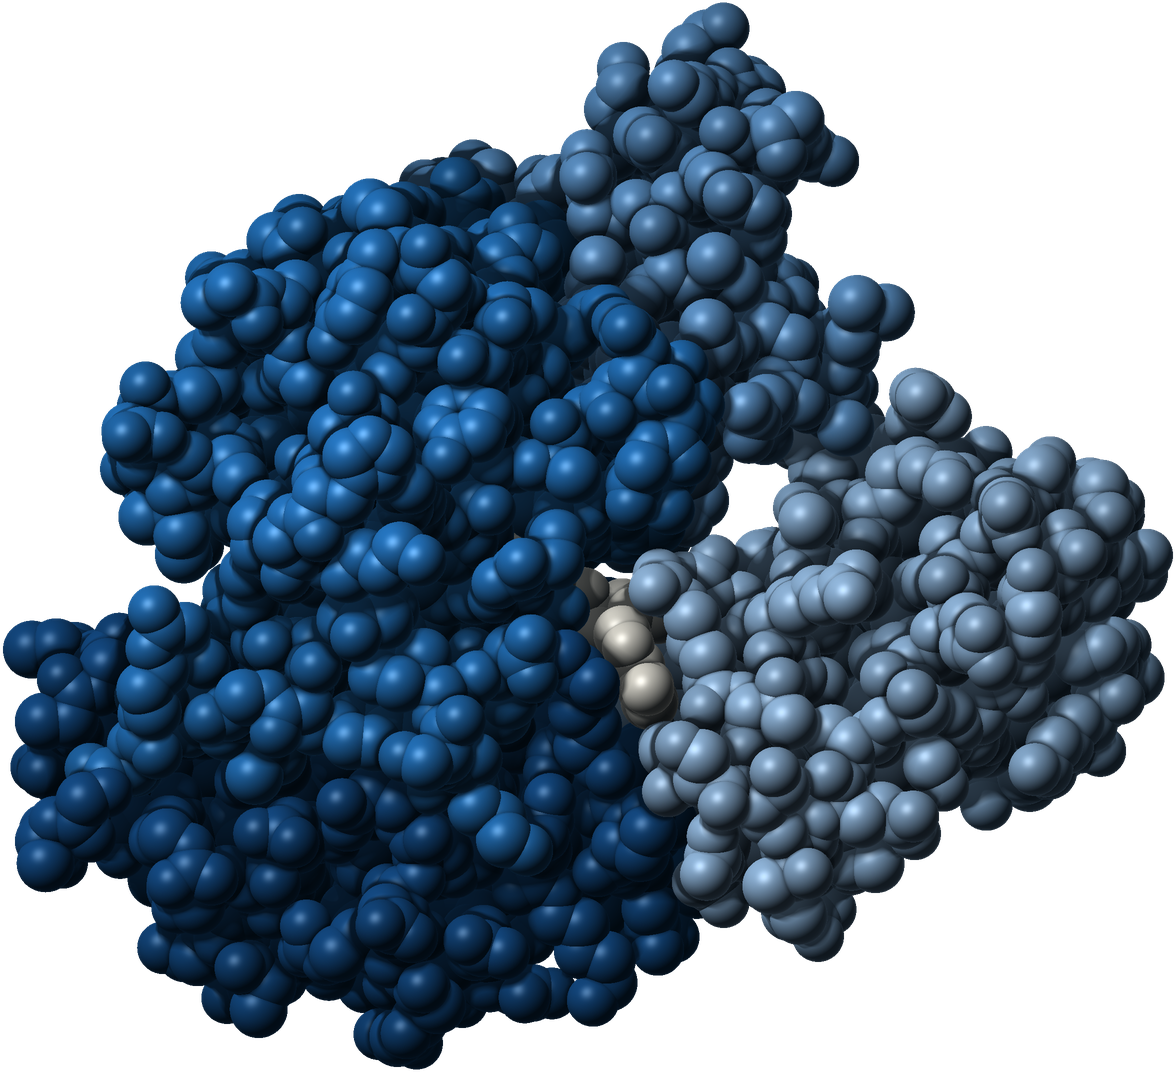

Reproduce this figure in Python.
#!/usr/bin/env python3
"""Render the hero: a space-filling model of human Hsp70, the protein Radiance's antibody RB-203 targets on tumor cells:
the Hsp70 ATPase (nucleotide-binding) domain with bound ADP, PDB 1S3X, 1.84 A crystal structure (Sriram et al.).
Shaded like a material model (Lambert + rim + specular + depth-based ambient occlusion); the four subdomains in tints
and shades of the Radiance logo blue (#2471b9), ADP in a neutral ivory; transparent ground. Output: hsp70.png (RGBA)."""
import numpy as np, pathlib, sys
from PIL import Image, ImageFilter
def _box(a,r,ax):
    a=np.moveaxis(a,ax,0);p=np.concatenate([np.repeat(a[:1],r+1,0),a,np.repeat(a[-1:],r,0)]);c=np.cumsum(p,0)
    return np.moveaxis((c[2*r+1:]-c[:-2*r-1])/(2*r+1),0,ax)
def gaussian_filter(a,s):
    r=max(1,int(s*0.9))
    for _ in range(3): a=_box(_box(a,r,0),r,1)
    return a
H = pathlib.Path(__file__).resolve().parent
R = {'C':1.70,'N':1.55,'O':1.52,'P':1.80,'S':1.80}
xyz=[];el=[];bb=[];res=[]
for l in open(H/'1s3x.pdb'):
    if (l.startswith('ATOM') or (l.startswith('HETATM') and l[17:20].strip()=='ADP')) and l[16] in ' A':
        e=l[76:78].strip() or l[12:14].strip()[0]
        if e not in R: continue
        n=l[12:16].strip()
        xyz.append([float(l[30:38]),float(l[38:46]),float(l[46:54])]);el.append(e)
        bb.append(l[17:20].strip()=='ADP')
        res.append(int(l[22:26]))
X=np.array(xyz);X-=X.mean(0)
# principal axes: view along the least-variance axis so the L lies flat to the camera
w,v=np.linalg.eigh(np.cov(X.T));V=v[:,::-1];P=X@V
def rot(a,ax):
    c,s=np.cos(a),np.sin(a)
    return {'x':np.array([[1,0,0],[0,c,-s],[0,s,c]]),'y':np.array([[c,0,s],[0,1,0],[-s,0,c]]),'z':np.array([[c,-s,0],[s,c,0],[0,0,1]])}[ax]
ang=[float(a) for a in (sys.argv[1:4] if len(sys.argv)>3 else (0.35,0.3,-0.6))]
P=P@rot(ang[0],'x').T@rot(ang[1],'y').T@rot(ang[2],'z').T
S=int(sys.argv[4]) if len(sys.argv)>4 else 1800
rad=np.array([R[e] for e in el])
lo=(P[:,:2]-rad[:,None]).min(0);hi=(P[:,:2]+rad[:,None]).max(0)
sc=S*0.9/(hi-lo).max();off=np.array([S,S])/2-(lo+hi)/2*sc
Z=np.full((S,S),-1e9);N=np.zeros((S,S,3));ID=np.full((S,S),-1)
for i in np.argsort(P[:,2]):
    cx,cy=P[i,:2]*sc+off;cy=S-cy;r=rad[i]*sc
    x0,x1=int(max(cx-r,0)),int(min(cx+r+1,S));y0,y1=int(max(cy-r,0)),int(min(cy+r+1,S))
    yy,xx=np.mgrid[y0:y1,x0:x1];dx=(xx+.5-cx)/r;dy=(yy+.5-cy)/r;d2=dx*dx+dy*dy;m=d2<1
    dz=np.sqrt(np.clip(1-d2,0,1));z=P[i,2]*sc+dz*r
    sub=Z[y0:y1,x0:x1];upd=m&(z>sub)
    sub[upd]=z[upd];N[y0:y1,x0:x1][upd]=np.stack([dx,-dy,dz],-1)[upd];ID[y0:y1,x0:x1][upd]=i
mask=ID>=0
# ambient occlusion from the depth buffer: compare to blurred depth at several radii
Zf=np.where(mask,Z,Z[mask].min()-40*sc/10)
ao=np.zeros_like(Z)
for rr in (6,14,30,60):
    b=gaussian_filter(Zf,rr)
    ao+=np.clip((b-Zf)/(rr*1.6),0,1)
ao=np.clip(1-ao/2.2,0,1)
L=np.array([-.45,.55,.7]);L/=np.linalg.norm(L)
lam=np.clip((N*L).sum(-1),0,1)
Hh=L+np.array([0,0,1]);Hh/=np.linalg.norm(Hh);spec=np.clip((N*Hh).sum(-1),0,1)**38
rim=(1-np.clip(N[...,2],0,1))**3
BB=np.array(bb);E=np.array(el);RS=np.array(res)
def sub(r):
    if 40<=r<=115: return 1
    if 229<=r<=306: return 3
    if 189<=r<=228 or 307<=r<=360: return 2
    return 0
SD=np.array([sub(r) for r in RS])
pal=np.array([[36,113,185],[104,160,216],[22,78,138],[158,196,234]])/255
base_col=pal[SD]
base_col=np.where((E=='O')[:,None]&~BB[:,None],base_col*0.9,base_col)
base_col=np.where(BB[:,None],np.array([240,234,220])/255,base_col)
col=base_col[np.clip(ID,0,None)]
# depth fog: far parts sink toward the ink
zn=(Z-Z[mask].min())/(Z[mask].max()-Z[mask].min()+1e-6);zn=np.where(mask,zn,0)
ink=np.array([3,31,54])/255
shade=(0.13+0.92*lam*(0.55+0.45*ao))[...,None]*col*(0.55+0.45*ao[...,None])
shade+=spec[...,None]*0.30*ao[...,None]+rim[...,None]*col*0.22
shade=shade*(0.62+0.38*zn[...,None])+ink*(1-(0.62+0.38*zn[...,None]))*0.6
img=np.clip(shade,0,1)
A=mask.astype(np.float32)
rgba=np.dstack([img*255,A*255]).astype(np.uint8)
im=Image.fromarray(rgba,'RGBA')
# supersampled: downsample for anti-aliasing
im=im.resize((S//2,S//2),Image.LANCZOS)
bbx=im.getbbox();im=im.crop(bbx)
im.save(H/'hsp70.png');print(im.size,X.shape)
